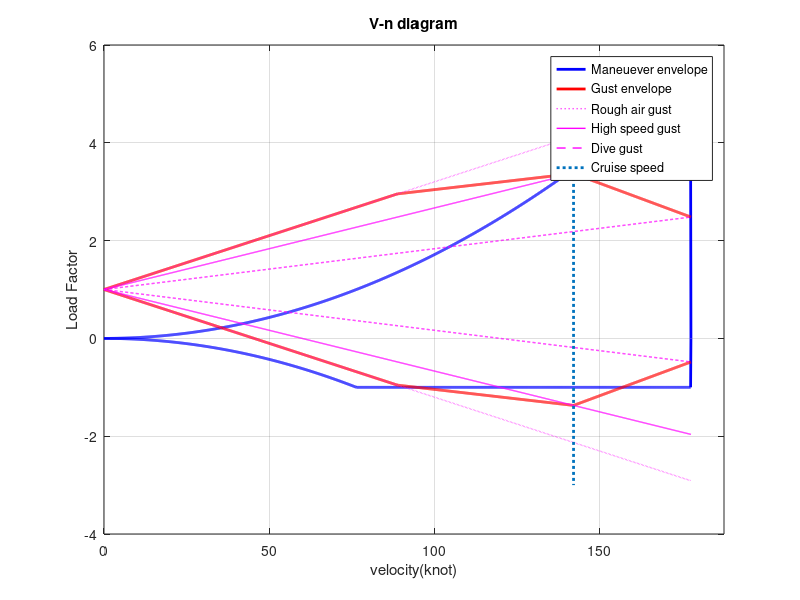

The MATLAB script that drew this image:


clear all
clc
close all
% 0.592 knot = 1 ft/s, 1 knot = 1.688 ft/s
% load factor = Total lift/ weight

d=0.001756; %density, slug/ft^3 , alt = 10000ft
cl=1.4;   %max lift coefficient
c = 4.43;  %mean aerodynamic chord, ft
b = 36; % wingspan
S= 176; % wing area, ft^2
AR = b^2/S; %aspect ratio 
W= 3600; %MTOW , lb
WL=W/S;  % wingload
g= 32.26; % gravity acceleration ft/s^2  
cla=4.42; % fig 3.4.14 find with AR and times 180/3.14
mu=(2*WL)/(d*g*c*cla); % mass ratio
k=(0.88*mu)/(5.3+mu); % gust alleviation factor in subsonic

u1=66; % rough air gust, ft/s, U_de
u2=50; % high speed gust, ft/s, U_de
u3=25; % dive speed gust, ft/s, U_de
vc = 142; %cruise speed, knots
vd = vc*1.25; % dive speed, typically vc*1.25
vb = vd/2; % maneuever speed at rough air gust
nlimit=2.1+24000/(W+10000); %maximum positive load factor, more than 2.1+24000/(W+10000)
nnlimit=-1; %maximum negative load factor

v=0 : 0.1 : vd; % velocity
n=(d*cl*((1.69*v).^2))/(2*WL); % load fator
nn=-n;

ng1 = 1+((k*u1*v*cla)/(498*WL)); %rough air gust load factor
ng2 = 1+((k*u2*v*cla)/(498*WL)); %high speed gust load factor
ng3 = 1+((k*u3*v*cla)/(498*WL)); %dive gust load factor
ng11 = 1-((k*u1*v*cla)/(498*WL)); %rough air gust load factor
ng22 = 1-((k*u2*v*cla)/(498*WL)); %high gust load factor
ng33 = 1-((k*u3*v*cla)/(498*WL)); %dive gust load factor


inx = (v <= vd); %velocity array position less than dive speed
n( n>= nlimit ) = nlimit; % restrict positive load factor
nn( nn <= nnlimit )= nnlimit; % restrict negative load factor
n( v >= vd) = 0; % positive load factor = 0 at dive speed
nn( v >= vd) = 0; % negative load factor = 0 at dive speed

ngp1 = 1+((k*u1*vb*cla)/(498*WL)); % rough air gust point
ngp2 = 1+((k*u2*vc*cla)/(498*WL)); % high speed air gust point
ngp3 = 1+((k*u3*vd*cla)/(498*WL)); % dive speed air gust point
ngp11 = 1-((k*u1*vb*cla)/(498*WL)); % - rough air gust point 
ngp22 = 1-((k*u2*vc*cla)/(498*WL)); % - high speed air gust point
ngp33 = 1-((k*u3*vd*cla)/(498*WL)); % - dive speed air gust point

for i = 1:1001
gx(i) = 0+(i-1)*vb/1000;
gy(i) = (ngp1-1)/vb*gx(i)+1;
end
for i = 1002:2002
gx(i) = gx(1001)+(i-1002)*(vc-vb)/1000;
gy(i) = (ngp2-ngp1)/(vc-vb)*gx(i)-(ngp2-ngp1)/(vc-vb)*gx(1001)+gy(1001);
end
for i = 2003:3003
gx(i) = gx(2002)+(i-2003)*(vd-vc)/1000;
gy(i) = (ngp3-ngp2)/(vd-vc)*gx(i)-(ngp3-ngp2)/(vd-vc)*gx(2002)+gy(2002);
end

for i = 1:1001
gx2(i) = 0+(i-1)*vb/1000;
gy2(i) = (ngp11-1)/vb*gx2(i)+1;
end
for i = 1002:2002
gx2(i) = gx2(1001)+(i-1002)*(vc-vb)/1000;
gy2(i) = (ngp22-ngp11)/(vc-vb)*gx2(i)-(ngp22-ngp11)/(vc-vb)*gx2(1001)+gy2(1001);
end
for i = 2003:3003
gx2(i) = gx2(2002)+(i-2003)*(vd-vc)/1000;
gy2(i) = (ngp33-ngp22)/(vd-vc)*gx2(i)-(ngp33-ngp22)/(vd-vc)*gx2(2002)+gy2(2002);
end

% tmp = nnlimit+((-nnlimit./(vd-vc)).*(v-vc));
% nn( v >= vc) = tmp(v >= vc);
% na=(d*cl*(v.^2))/(2*WL);
% ndivea=-na;
% inxa = (v <= vd);
% na( na>=2.828) = 2.828;
% tm = 3.169+(((3.169-2.828)./(380-242.6)).*(v-380));
% na( v >=242.6) = tm(v >= 242.6);
% mp = 2.356+(((2.356-3.169)./(vd-vc)).*(v-vd));
% na( v >=380) = mp(v >= 380);
% na( v >= vd) = 0;
% ndivea( ndivea <= nnlimit )= nnlimit;
% tmp1 = (-1)+(((1-1.169)./(vc-265.5)).*(v-265.5));
% ndivea( v >= 265.5) = tmp1(v >= 265.5);
% tmp = -1.169+(((1.169-0.3556)./(vd-vc)).*(v-vc));
% ndivea( v >= vc) = tmp(v >= vc);
% ndivea( v >= vd) = 0;

figure(1)

% Maneuever envelope
a1 = plot(v(inx),nn(inx),'b', 'LineWidth',2);
hold on
plot(v(inx),n(inx), 'b','LineWidth',2);


% Gust envelope
 a2 = plot(gx,gy,'r', 'LineWidth',2);
 plot(gx2,gy2, 'r','LineWidth',2);
 
%Gust line 
a3 = plot(v,ng1,'m:', 'LineWidth',1);
a4 = plot(v,ng2,'m-', 'LineWidth',1);
a5 = plot(v,ng3,'m--', 'LineWidth',1);

plot(v,ng11,'m:', 'LineWidth',1)
plot(v,ng22,'m-', 'LineWidth',1)
plot(v,ng33,'m--', 'LineWidth',1)

% velocity check line
xv = vc;  
ystart = 5;
 yend = -3;
 a6 = plot([xv xv], [ystart yend],':','LineWidth',2)

legend([a1, a2, a3, a4, a5, a6],{'Maneuever envelope', 'Gust envelope','Rough air gust',... 
        'High speed gust', 'Dive gust','Cruise speed'})
grid on
title('V-n diagram');
xlabel('velocity(knot)');ylabel('Load Factor');
xlim([0 vd+10])
